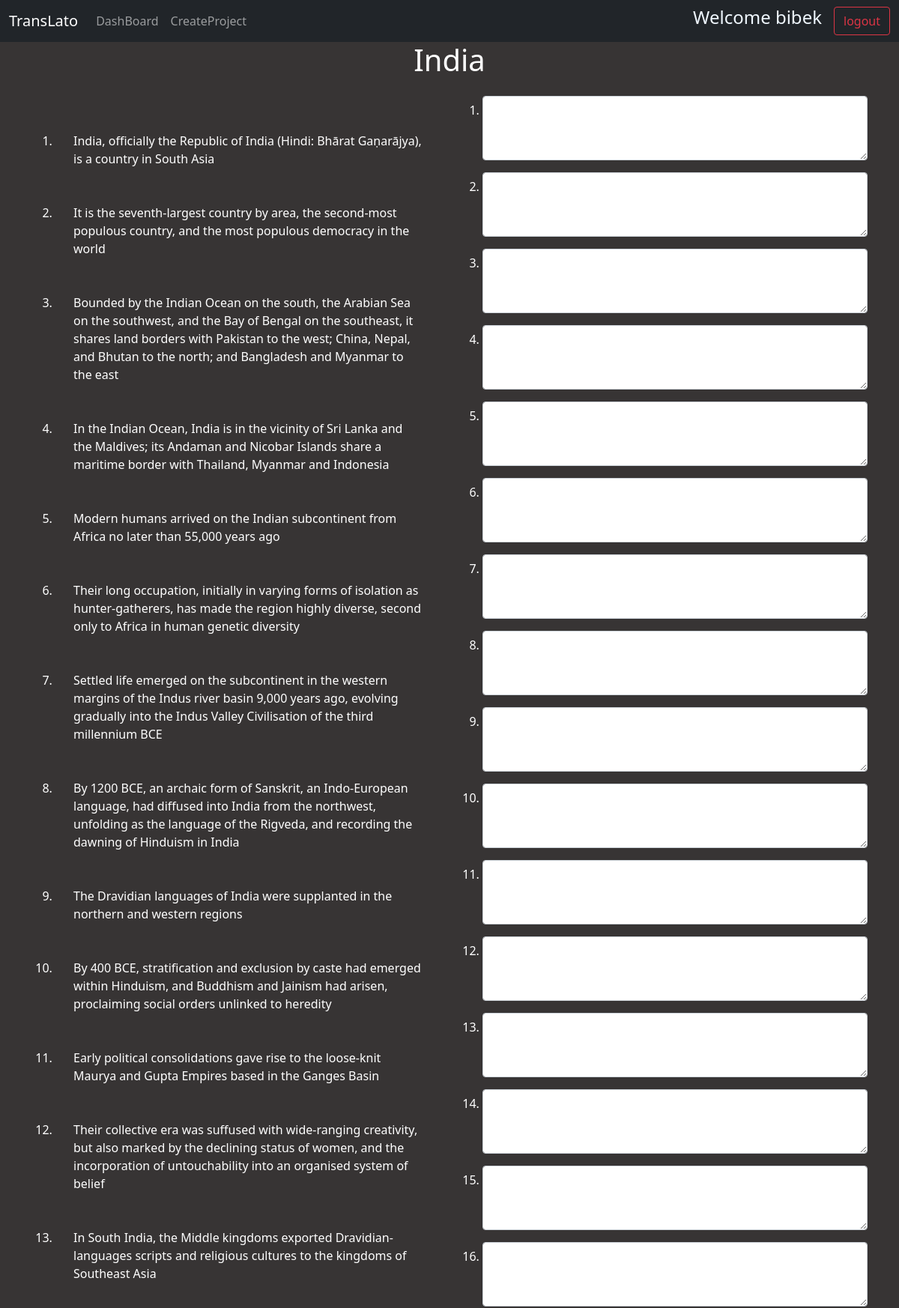
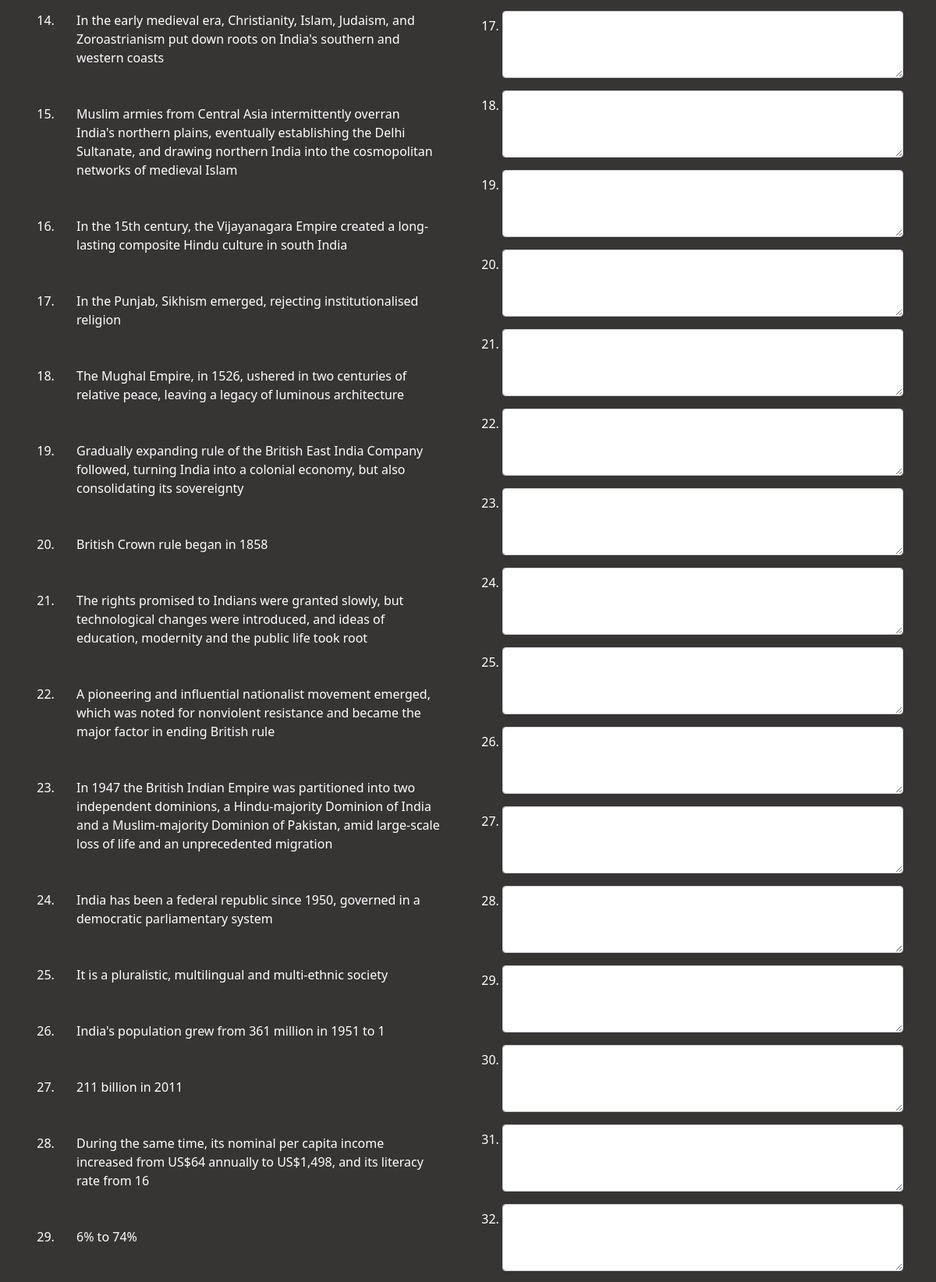
/translateproject/1 (signed in, upper part), run on the app's committed database (2 pictures, top to bottom).
### home/models.py (models this page shows, shortened)
class Project(models.Model):
    wiki_title=models.CharField(max_length=120)
    target_lang=models.CharField(max_length=20,choices=LANG_CHOICES,default='Hindi')
    manager=models.ForeignKey(User,on_delete=models.CASCADE,related_name='manager',null=True)
    annotator=models.ForeignKey(User,on_delete=models.CASCADE,related_name='annotator',null=True)

class Sentence(models.Model):
    project=models.ForeignKey(Project, on_delete=models.CASCADE)
    original_sentence=models.CharField(max_length=1000)
    translated_sentence=models.CharField(max_length=1000,null=True)

### home/views.py (the view, shortened to what this page needs)
# urls.py: path('translateproject/<str:pk>',views.translateproject,name='translateproject'),
@login_required(login_url='/login')
def translateproject(request,pk):
    try:
        project = Project.objects.get(id=pk)
        if ((request.user==project.manager) or (request.user==project.annotator))==False:
            return redirect('/')
        project=Project.objects.get(id=pk)
        sentences=Sentence.objects.all().filter(project=project)
        return render(request,'translateproject.html',{'project':project,'sentences':sentences})
    except:
        messages.error(request,'Some error occurred')
        return redirect('/')

### templates/translateproject.html (shortened to what this page needs)
{% load static %}
<!doctype html>
<html lang="en">
<head>
    <link href="https://cdn.jsdelivr.net/npm/bootstrap@5.1.3/dist/css/bootstrap.min.css" rel="stylesheet"
>
</head>
<body style="background-color:rgb(55, 52, 52); color:white;">
    <nav class="navbar navbar-expand-lg navbar-dark bg-dark">
        <div class="container-fluid">
            <a class="navbar-brand" href="#">TransLato</a>
            <div class="collapse navbar-collapse" id="navbarScroll">
                <ul class="navbar-nav me-auto my-2 my-lg-0 navbar-nav-scroll" style="--bs-scroll-height: 100px;">
                    <li class="nav-item">
                        <a class="nav-link" aria-current="page" href="/">DashBoard</a>
                    </li>
                    <li class="nav-item">
                        <a class="nav-link" href="/createproject">CreateProject</a>
                    </li>
                </ul>
            </div>
            <div class="d-flex">
                <h4 style="color:aliceblue; margin-right: 16px;">Welcome {{request.user}}</h4>
                <a href="/logout" type="button" class="btn btn-outline-danger">logout</a>
            </div>
        </div>
    </nav>
    <div class="container">
       <h1 align="center">{{project.wiki_title}}</h1>
        <div class="row my-4">
            <div class="col">
                <ol>
                {% for sentence in sentences %}
                <li><div class="container my-5">
                    {{ sentence.original_sentence }}
                </div>
                </li>
                {% endfor %}
                </ol>
            </div>
            <div class="col">
                <form action="/translateproject/{{project.id}}" method="post">
                    <ol>
                    {% for sentence in sentences %}
                    <li><div class="mb-3">
                        <textarea class="form-control" id="transliteration{{sentence.id}}" rows="3" name="{{sentence.id}}"></textarea>
                    </div>
                    </li>
                    {% endfor %}
                    </ol>
                </form>
            </div>
        </div>
    </div>
</body>
</html>

### data on the page
Project: wiki_title "India"
Sentence: original_sentence "India, officially the Republic of India (Hindi: Bhārat Gaṇarājya), is a country in South Asia"
Sentence: original_sentence "It is the seventh-largest country by area, the second-most populous country, and the most populous democracy in the world"
Sentence: original_sentence "Bounded by the Indian Ocean on the south, the Arabian Sea on the southwest, and the Bay of Bengal on the southeast, it shares land borders with Pakistan to the west; China, Nepal, and Bhutan to the north; and Bangladesh and Myanmar to the east"
Sentence: original_sentence "In the Indian Ocean, India is in the vicinity of Sri Lanka and the Maldives; its Andaman and Nicobar Islands share a maritime border with Thailand, Myanmar and Indonesia"
Sentence: original_sentence "Modern humans arrived on the Indian subcontinent from Africa no later than 55,000 years ago"
Sentence: original_sentence "Their long occupation, initially in varying forms of isolation as hunter-gatherers, has made the region highly diverse, second only to Africa in human genetic diversity"
Sentence: original_sentence "Settled life emerged on the subcontinent in the western margins of the Indus river basin 9,000 years ago, evolving gradually into the Indus Valley Civilisation of the third millennium BCE"
Sentence: original_sentence "By 1200 BCE, an archaic form of Sanskrit, an Indo-European language, had diffused into India from the northwest, unfolding as the language of the Rigveda, and recording the dawning of Hinduism in India"
Sentence: original_sentence "The Dravidian languages of India were supplanted in the northern and western regions"
Sentence: original_sentence "By 400 BCE, stratification and exclusion by caste had emerged within Hinduism, and Buddhism and Jainism had arisen, proclaiming social orders unlinked to heredity"
Sentence: original_sentence "Early political consolidations gave rise to the loose-knit Maurya and Gupta Empires based in the Ganges Basin"
Sentence: original_sentence "Their collective era was suffused with wide-ranging creativity, but also marked by the declining status of women, and the incorporation of untouchability into an organised system of belief"
Sentence: original_sentence "In South India, the Middle kingdoms exported Dravidian-languages scripts and religious cultures to the kingdoms of Southeast Asia"
Sentence: original_sentence "In the early medieval era, Christianity, Islam, Judaism, and Zoroastrianism put down roots on India's southern and western coasts"
Sentence: original_sentence "Muslim armies from Central Asia intermittently overran India's northern plains, eventually establishing the Delhi Sultanate, and drawing northern India into the cosmopolitan networks of medieval Islam"
Sentence: original_sentence "In the 15th century, the Vijayanagara Empire created a long-lasting composite Hindu culture in south India"
Sentence: original_sentence "In the Punjab, Sikhism emerged, rejecting institutionalised religion"
Sentence: original_sentence "The Mughal Empire, in 1526, ushered in two centuries of relative peace, leaving a legacy of luminous architecture"
Sentence: original_sentence "Gradually expanding rule of the British East India Company followed, turning India into a colonial economy, but also consolidating its sovereignty"
Sentence: original_sentence "British Crown rule began in 1858"
Sentence: original_sentence "The rights promised to Indians were granted slowly, but technological changes were introduced, and ideas of education, modernity and the public life took root"
Sentence: original_sentence "A pioneering and influential nationalist movement emerged, which was noted for nonviolent resistance and became the major factor in ending British rule"
Sentence: original_sentence "In 1947 the British Indian Empire was partitioned into two independent dominions, a Hindu-majority Dominion of India and a Muslim-majority Dominion of Pakistan, amid large-scale loss of life and an unprecedented migration"
Sentence: original_sentence "India has been a federal republic since 1950, governed in a democratic parliamentary system"
Sentence: original_sentence "It is a pluralistic, multilingual and multi-ethnic society"
Sentence: original_sentence "India's population grew from 361 million in 1951 to 1"
Sentence: original_sentence "211 billion in 2011"
Sentence: original_sentence "During the same time, its nominal per capita income increased from US$64 annually to US$1,498, and its literacy rate from 16"
Sentence: original_sentence "6% to 74%"

### other printed values
{{ request.user }} "bibek"
